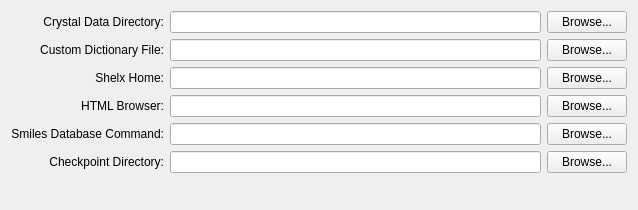
<ui version="4.0" >
 <class>EnvironmentPreferences</class>
 <widget class="QWidget" name="EnvironmentPreferences" >
  <property name="geometry" >
   <rect>
    <x>0</x>
    <y>0</y>
    <width>638</width>
    <height>210</height>
   </rect>
  </property>
  <property name="windowTitle" >
   <string>Form</string>
  </property>
  <layout class="QGridLayout" name="gridLayout" >
   <item row="6" column="1" >
    <spacer name="verticalSpacer" >
     <property name="orientation" >
      <enum>Qt::Vertical</enum>
     </property>
     <property name="sizeHint" stdset="0" >
      <size>
       <width>20</width>
       <height>40</height>
      </size>
     </property>
    </spacer>
   </item>
   <item row="0" column="0" >
    <widget class="QLabel" name="label" >
     <property name="text" >
      <string>Crystal Data Directory:</string>
     </property>
     <property name="alignment" >
      <set>Qt::AlignRight|Qt::AlignTrailing|Qt::AlignVCenter</set>
     </property>
    </widget>
   </item>
   <item row="0" column="1" >
    <widget class="QLineEdit" name="crystalDataLineEdit" />
   </item>
   <item row="0" column="2" >
    <widget class="QPushButton" name="crystalDataButton" >
     <property name="text" >
      <string>Browse...</string>
     </property>
    </widget>
   </item>
   <item row="1" column="0" >
    <widget class="QLabel" name="label_2" >
     <property name="text" >
      <string>Custom Dictionary File:</string>
     </property>
     <property name="alignment" >
      <set>Qt::AlignRight|Qt::AlignTrailing|Qt::AlignVCenter</set>
     </property>
    </widget>
   </item>
   <item row="1" column="1" >
    <widget class="QLineEdit" name="customDictionaryLineEdit" />
   </item>
   <item row="1" column="2" >
    <widget class="QPushButton" name="customDictionaryButton" >
     <property name="text" >
      <string>Browse...</string>
     </property>
    </widget>
   </item>
   <item row="2" column="0" >
    <widget class="QLabel" name="label_6" >
     <property name="text" >
      <string>Shelx Home:</string>
     </property>
     <property name="alignment" >
      <set>Qt::AlignRight|Qt::AlignTrailing|Qt::AlignVCenter</set>
     </property>
    </widget>
   </item>
   <item row="2" column="1" >
    <widget class="QLineEdit" name="shelxHomeLineEdit" />
   </item>
   <item row="2" column="2" >
    <widget class="QPushButton" name="shelxHomeButton" >
     <property name="text" >
      <string>Browse...</string>
     </property>
    </widget>
   </item>
   <item row="3" column="0" >
    <widget class="QLabel" name="label_3" >
     <property name="text" >
      <string>HTML Browser:</string>
     </property>
     <property name="alignment" >
      <set>Qt::AlignRight|Qt::AlignTrailing|Qt::AlignVCenter</set>
     </property>
    </widget>
   </item>
   <item row="3" column="1" >
    <widget class="QLineEdit" name="htmlBrowserLineEdit" />
   </item>
   <item row="3" column="2" >
    <widget class="QPushButton" name="htmlBrowserButton" >
     <property name="text" >
      <string>Browse...</string>
     </property>
    </widget>
   </item>
   <item row="4" column="0" >
    <widget class="QLabel" name="label_8" >
     <property name="text" >
      <string>Smiles Database Command:</string>
     </property>
     <property name="alignment" >
      <set>Qt::AlignRight|Qt::AlignTrailing|Qt::AlignVCenter</set>
     </property>
    </widget>
   </item>
   <item row="4" column="1" >
    <widget class="QLineEdit" name="smilesDatabaseLineEdit" />
   </item>
   <item row="4" column="2" >
    <widget class="QPushButton" name="smilesDatabaseButton" >
     <property name="text" >
      <string>Browse...</string>
     </property>
    </widget>
   </item>
   <item row="5" column="0" >
    <widget class="QLabel" name="label_7" >
     <property name="text" >
      <string>Checkpoint Directory:</string>
     </property>
     <property name="alignment" >
      <set>Qt::AlignRight|Qt::AlignTrailing|Qt::AlignVCenter</set>
     </property>
    </widget>
   </item>
   <item row="5" column="1" >
    <widget class="QLineEdit" name="checkpointDirectoryLineEdit" />
   </item>
   <item row="5" column="2" >
    <widget class="QPushButton" name="checkpointDirectoryButton" >
     <property name="text" >
      <string>Browse...</string>
     </property>
    </widget>
   </item>
  </layout>
 </widget>
 <resources/>
 <connections/>
</ui>
